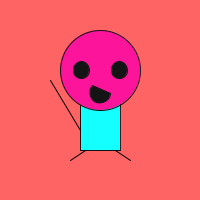
Frame 1 (no input)
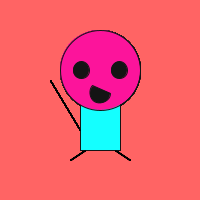
Frame 60 (the mouse pressed at the canvas centre just before this capture)
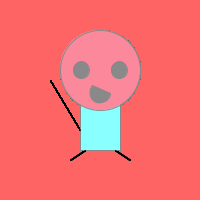
Frame 120 (the mouse held since frame 60 and released just before this capture)

The Processing sketch that drew these frames (run headless with seeded random() and noise(); from frame 60 on, the mouse is pressed at the canvas centre):

// Processing sketch: creature_pt2
// ── creature_pt2.pde
void setup(){
  size(200,200);
  background(255,100,100);


}

void draw(){
  float c1 = map(mouseX, 0, width, 20, 255);
  ellipseMode(CENTER);
  rectMode(CENTER);
 
 translate(100,100);
 
 //body
 stroke(c1);
 fill(c1, 255, 308);
 rect(0,0,40,100);

//head
fill(252,c1,155);
ellipse(0,-30,80,80);

//eyes
fill(c1);
ellipse(-19,-30,16,17);
ellipse(19,-30,16,17);

//mouth
arc(0,-7,20,20,0, PI+QUARTER_PI, CHORD);

//hands
stroke(0);
line(-20,30,-50,-20);

//legs
stroke(0);
line(-15,50,-30,60);
line(15,50,30,60);
}
